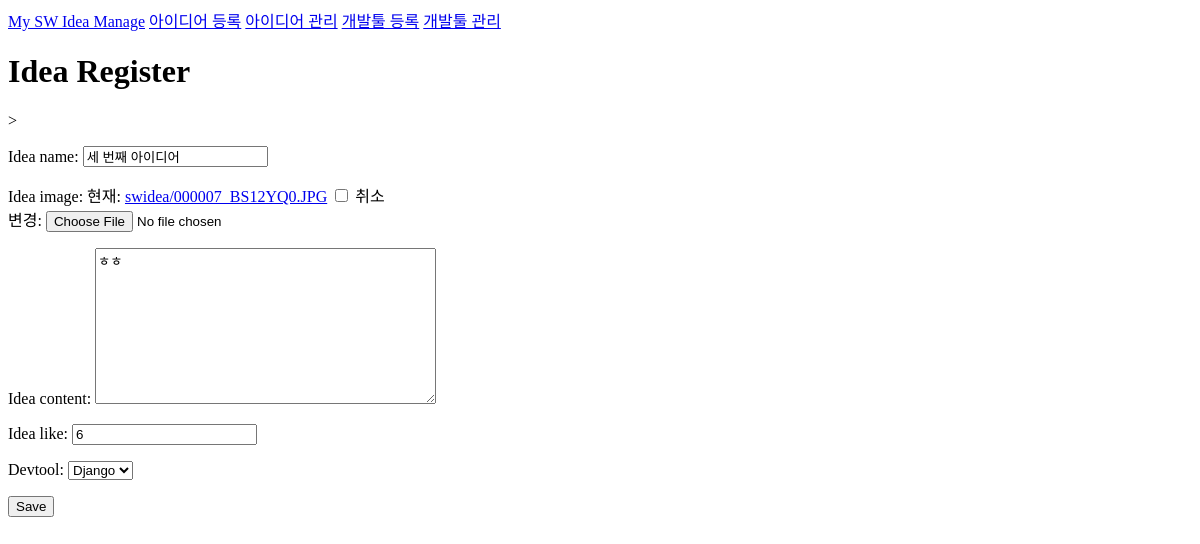
Before: /1/edit/ with the older database file.
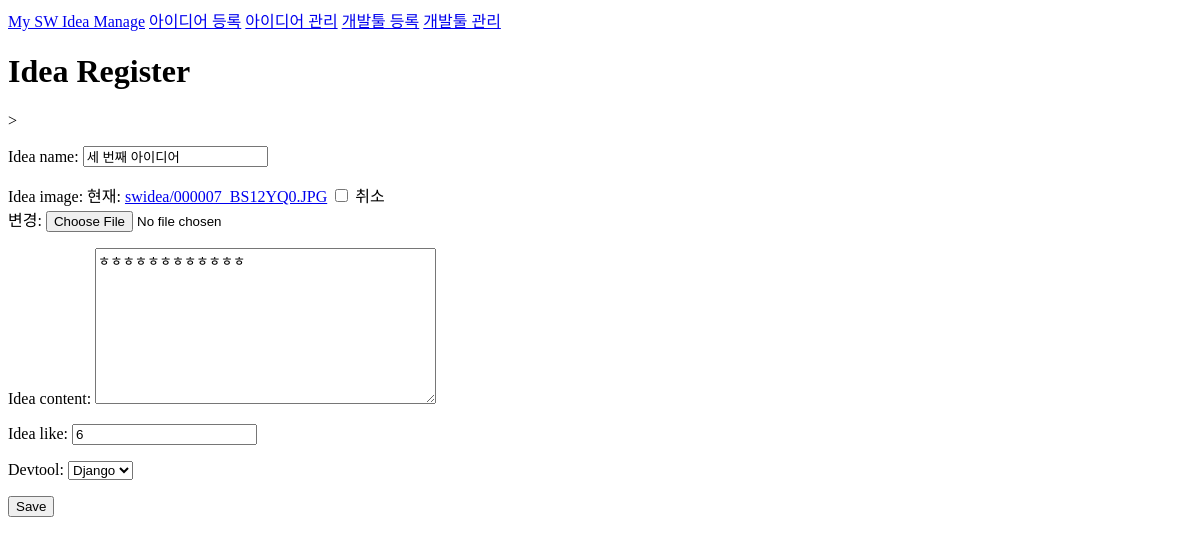
After: the same page with the newer database file.
### swidea/models.py (models this page shows, shortened)
class Idea(models.Model):
    idea_name=models.CharField(max_length=200)
    idea_image=models.ImageField(upload_to='swidea',blank=True,null=True)
    idea_content=models.TextField()
    idea_like=models.IntegerField(default=0)
    devtool=models.ForeignKey(Devtool, on_delete=models.CASCADE) ##

### swidea/views.py (the view)
# urls.py: path('<int:pk>/edit/',views.idea_edit,name='idea_edit'), ##수정
def idea_edit(request, pk):
    swidea = get_object_or_404(Idea, pk=pk)
    if request.method == "POST":
        form = IdeaForm(request.POST, instance=swidea)
        if form.is_valid():
            swidea.save()
            return redirect('swidea:idea_detail', pk=swidea.pk)
    else:
        form = IdeaForm(instance=swidea)
    return render(request, 'idea_edit.html', {'form': form})

### swidea/forms.py
class IdeaForm(forms.ModelForm):
    class Meta:
        model=Idea
        fields='__all__'

### swidea/models.py (called while the page is built)
    def __str__(self):
        return self.dev_name

### swidea/templates/idea_edit.html (shortened to what this page needs)
{% extends 'base.html' %}
{% block content %}
    <h1>Idea Register</h1>
    <form action=""  method="POST" enctype="multipart/form-data">>
        {{ form.as_p }}
        <button type="submit" class="save btn btn-default">Save</button>
    </form>
{% endblock %}

Changed rows visible on the page:
changed Idea "세 번째 아이디어": idea_content "ㅎㅎ" → "ㅎㅎㅎㅎㅎㅎㅎㅎㅎㅎㅎㅎ"
